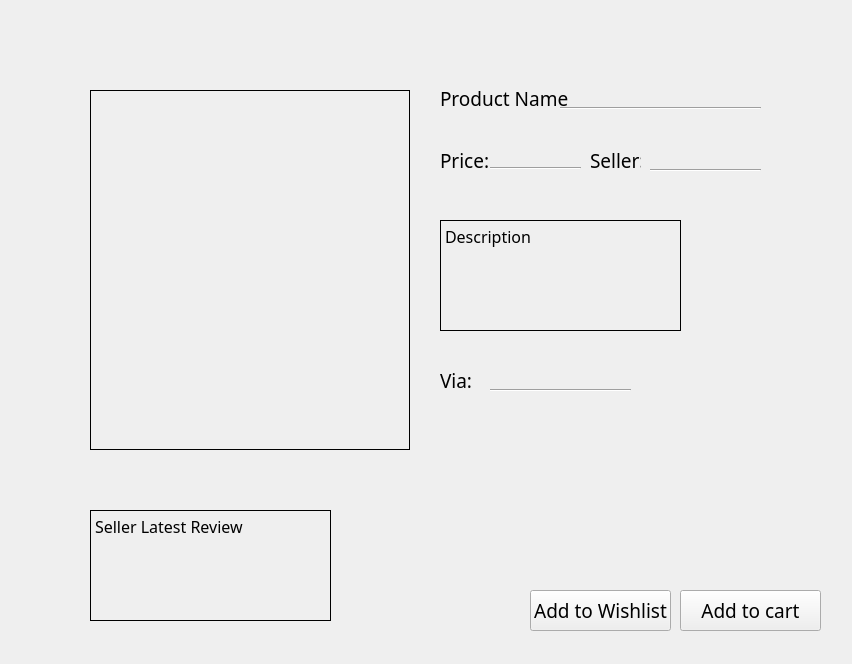
      <widget class="QWidget" name="ProductPage">
       <widget class="QLabel" name="Product_NameDisplay">
        <property name="geometry">
         <rect>
          <x>560</x>
          <y>83</y>
          <width>201</width>
          <height>21</height>
         </rect>
        </property>
        <property name="font">
         <font>
          <family>Source Sans Pro</family>
          <pointsize>14</pointsize>
          <weight>50</weight>
          <bold>false</bold>
         </font>
        </property>
        <property name="autoFillBackground">
         <bool>true</bool>
        </property>
        <property name="text">
         <string/>
        </property>
       </widget>
       <widget class="QLabel" name="Product_SellerLatestReview">
        <property name="geometry">
         <rect>
          <x>90</x>
          <y>510</y>
          <width>241</width>
          <height>111</height>
         </rect>
        </property>
        <property name="font">
         <font>
          <family>Source Sans Pro</family>
          <pointsize>12</pointsize>
          <weight>50</weight>
          <bold>false</bold>
         </font>
        </property>
        <property name="frameShape">
         <enum>QFrame::Box</enum>
        </property>
        <property name="text">
         <string>Seller Latest Review</string>
        </property>
        <property name="alignment">
         <set>Qt::AlignLeading|Qt::AlignLeft|Qt::AlignTop</set>
        </property>
       </widget>
       <widget class="QLabel" name="Product_ViaLabel">
        <property name="geometry">
         <rect>
          <x>440</x>
          <y>360</y>
          <width>51</width>
          <height>41</height>
         </rect>
        </property>
        <property name="font">
         <font>
          <family>Source Sans Pro</family>
          <pointsize>14</pointsize>
          <weight>50</weight>
          <bold>false</bold>
         </font>
        </property>
        <property name="text">
         <string>Via:</string>
        </property>
       </widget>
       <widget class="QPushButton" name="Product_AddWishlistButton">
        <property name="geometry">
         <rect>
          <x>530</x>
          <y>590</y>
          <width>141</width>
          <height>41</height>
         </rect>
        </property>
        <property name="font">
         <font>
          <family>Coolvetica Rg</family>
          <pointsize>14</pointsize>
         </font>
        </property>
        <property name="text">
         <string>Add to Wishlist</string>
        </property>
        <property name="flat">
         <bool>false</bool>
        </property>
       </widget>
       <widget class="Line" name="Product_PriceLine">
        <property name="geometry">
         <rect>
          <x>490</x>
          <y>160</y>
          <width>91</width>
          <height>16</height>
         </rect>
        </property>
        <property name="orientation">
         <enum>Qt::Horizontal</enum>
        </property>
       </widget>
       <widget class="QLabel" name="Product_PriceLabel">
        <property name="geometry">
         <rect>
          <x>440</x>
          <y>140</y>
          <width>51</width>
          <height>41</height>
         </rect>
        </property>
        <property name="font">
         <font>
          <family>Source Sans Pro</family>
          <pointsize>14</pointsize>
          <weight>50</weight>
          <bold>false</bold>
         </font>
        </property>
        <property name="text">
         <string>Price:</string>
        </property>
       </widget>
       <widget class="QLabel" name="Product_NameLabel">
        <property name="geometry">
         <rect>
          <x>440</x>
          <y>78</y>
          <width>131</width>
          <height>41</height>
         </rect>
        </property>
        <property name="font">
         <font>
          <family>Source Sans Pro</family>
          <pointsize>14</pointsize>
          <weight>50</weight>
          <bold>false</bold>
         </font>
        </property>
        <property name="autoFillBackground">
         <bool>false</bool>
        </property>
        <property name="text">
         <string>Product Name</string>
        </property>
       </widget>
       <widget class="QLabel" name="Product_PhotoDisplay">
        <property name="geometry">
         <rect>
          <x>90</x>
          <y>90</y>
          <width>320</width>
          <height>360</height>
         </rect>
        </property>
        <property name="font">
         <font>
          <pointsize>5</pointsize>
         </font>
        </property>
        <property name="frameShape">
         <enum>QFrame::Box</enum>
        </property>
        <property name="text">
         <string/>
        </property>
        <property name="alignment">
         <set>Qt::AlignLeading|Qt::AlignLeft|Qt::AlignTop</set>
        </property>
       </widget>
       <widget class="Line" name="Product_ViaLine">
        <property name="geometry">
         <rect>
          <x>490</x>
          <y>380</y>
          <width>141</width>
          <height>20</height>
         </rect>
        </property>
        <property name="orientation">
         <enum>Qt::Horizontal</enum>
        </property>
       </widget>
       <widget class="QLabel" name="Product_PriceDisplay">
        <property name="geometry">
         <rect>
          <x>491</x>
          <y>143</y>
          <width>91</width>
          <height>21</height>
         </rect>
        </property>
        <property name="font">
         <font>
          <family>Source Sans Pro</family>
          <pointsize>14</pointsize>
          <weight>50</weight>
          <bold>false</bold>
         </font>
        </property>
        <property name="autoFillBackground">
         <bool>true</bool>
        </property>
        <property name="frameShape">
         <enum>QFrame::NoFrame</enum>
        </property>
        <property name="text">
         <string/>
        </property>
       </widget>
       <widget class="Line" name="Product_ProductNameLine">
        <property name="geometry">
         <rect>
          <x>560</x>
          <y>100</y>
          <width>201</width>
          <height>16</height>
         </rect>
        </property>
        <property name="orientation">
         <enum>Qt::Horizontal</enum>
        </property>
       </widget>
       <widget class="QLabel" name="Product_Star1">
        <property name="geometry">
         <rect>
          <x>90</x>
          <y>460</y>
          <width>41</width>
          <height>41</height>
         </rect>
        </property>
        <property name="text">
         <string/>
        </property>
        <property name="pixmap">
         <pixmap>star.png</pixmap>
        </property>
        <property name="scaledContents">
         <bool>true</bool>
        </property>
       </widget>
       <widget class="QLabel" name="Product_ViaDisplay">
        <property name="geometry">
         <rect>
          <x>490</x>
          <y>368</y>
          <width>141</width>
          <height>21</height>
         </rect>
        </property>
        <property name="font">
         <font>
          <family>Source Sans Pro</family>
          <pointsize>14</pointsize>
          <weight>50</weight>
          <bold>false</bold>
         </font>
        </property>
        <property name="autoFillBackground">
         <bool>true</bool>
        </property>
        <property name="frameShape">
         <enum>QFrame::NoFrame</enum>
        </property>
        <property name="text">
         <string/>
        </property>
       </widget>
       <widget class="QLabel" name="Product_Star2">
        <property name="geometry">
         <rect>
          <x>140</x>
          <y>460</y>
          <width>41</width>
          <height>41</height>
         </rect>
        </property>
        <property name="text">
         <string/>
        </property>
        <property name="pixmap">
         <pixmap>star.png</pixmap>
        </property>
        <property name="scaledContents">
         <bool>true</bool>
        </property>
       </widget>
       <widget class="QLabel" name="Product_DescriptionDisplay">
        <property name="geometry">
         <rect>
          <x>440</x>
          <y>220</y>
          <width>241</width>
          <height>111</height>
         </rect>
        </property>
        <property name="font">
         <font>
          <family>Source Sans Pro</family>
          <pointsize>12</pointsize>
          <weight>50</weight>
          <bold>false</bold>
         </font>
        </property>
        <property name="frameShape">
         <enum>QFrame::Box</enum>
        </property>
        <property name="text">
         <string>Description</string>
        </property>
        <property name="alignment">
         <set>Qt::AlignLeading|Qt::AlignLeft|Qt::AlignTop</set>
        </property>
       </widget>
       <widget class="QLabel" name="Product_SellerDisplay">
        <property name="geometry">
         <rect>
          <x>650</x>
          <y>145</y>
          <width>111</width>
          <height>21</height>
         </rect>
        </property>
        <property name="font">
         <font>
          <family>Source Sans Pro</family>
          <pointsize>14</pointsize>
          <weight>50</weight>
          <bold>false</bold>
         </font>
        </property>
        <property name="autoFillBackground">
         <bool>true</bool>
        </property>
        <property name="frameShape">
         <enum>QFrame::NoFrame</enum>
        </property>
        <property name="text">
         <string/>
        </property>
       </widget>
       <widget class="QLabel" name="Product_SellerLabel">
        <property name="geometry">
         <rect>
          <x>590</x>
          <y>140</y>
          <width>51</width>
          <height>41</height>
         </rect>
        </property>
        <property name="font">
         <font>
          <family>Source Sans Pro</family>
          <pointsize>14</pointsize>
          <weight>50</weight>
          <bold>false</bold>
         </font>
        </property>
        <property name="text">
         <string>Seller:</string>
        </property>
       </widget>
       <widget class="Line" name="Product_SellerLine">
        <property name="geometry">
         <rect>
          <x>650</x>
          <y>160</y>
          <width>111</width>
          <height>20</height>
         </rect>
        </property>
        <property name="orientation">
         <enum>Qt::Horizontal</enum>
        </property>
       </widget>
       <widget class="QLabel" name="Product_Star3">
        <property name="geometry">
         <rect>
          <x>190</x>
          <y>460</y>
          <width>41</width>
          <height>41</height>
         </rect>
        </property>
        <property name="text">
         <string/>
        </property>
        <property name="pixmap">
         <pixmap>star.png</pixmap>
        </property>
        <property name="scaledContents">
         <bool>true</bool>
        </property>
       </widget>
       <widget class="QLabel" name="Product_Background">
        <property name="geometry">
         <rect>
          <x>0</x>
          <y>0</y>
          <width>843</width>
          <height>655</height>
         </rect>
        </property>
        <property name="text">
         <string/>
        </property>
       </widget>
       <widget class="QLabel" name="Product_Star5">
        <property name="geometry">
         <rect>
          <x>290</x>
          <y>460</y>
          <width>41</width>
          <height>41</height>
         </rect>
        </property>
        <property name="text">
         <string/>
        </property>
        <property name="pixmap">
         <pixmap>star.png</pixmap>
        </property>
        <property name="scaledContents">
         <bool>true</bool>
        </property>
       </widget>
       <widget class="QPushButton" name="Product_AddCartButton">
        <property name="geometry">
         <rect>
          <x>680</x>
          <y>590</y>
          <width>141</width>
          <height>41</height>
         </rect>
        </property>
        <property name="font">
         <font>
          <family>Coolvetica Rg</family>
          <pointsize>14</pointsize>
         </font>
        </property>
        <property name="text">
         <string>Add to cart</string>
        </property>
        <property name="flat">
         <bool>false</bool>
        </property>
       </widget>
       <widget class="QLabel" name="Product_Star4">
        <property name="geometry">
         <rect>
          <x>240</x>
          <y>460</y>
          <width>41</width>
          <height>41</height>
         </rect>
        </property>
        <property name="text">
         <string/>
        </property>
        <property name="pixmap">
         <pixmap>star.png</pixmap>
        </property>
        <property name="scaledContents">
         <bool>true</bool>
        </property>
       </widget>
       <zorder>Product_Background</zorder>
       <zorder>Product_NameDisplay</zorder>
       <zorder>Product_SellerLatestReview</zorder>
       <zorder>Product_ViaLabel</zorder>
       <zorder>Product_AddWishlistButton</zorder>
       <zorder>Product_PriceLine</zorder>
       <zorder>Product_PriceLabel</zorder>
       <zorder>Product_NameLabel</zorder>
       <zorder>Product_PhotoDisplay</zorder>
       <zorder>Product_ViaLine</zorder>
       <zorder>Product_PriceDisplay</zorder>
       <zorder>Product_ProductNameLine</zorder>
       <zorder>Product_Star1</zorder>
       <zorder>Product_ViaDisplay</zorder>
       <zorder>Product_Star2</zorder>
       <zorder>Product_DescriptionDisplay</zorder>
       <zorder>Product_SellerDisplay</zorder>
       <zorder>Product_SellerLabel</zorder>
       <zorder>Product_SellerLine</zorder>
       <zorder>Product_Star3</zorder>
       <zorder>Product_Star5</zorder>
       <zorder>Product_AddCartButton</zorder>
       <zorder>Product_Star4</zorder>
      </widget>
